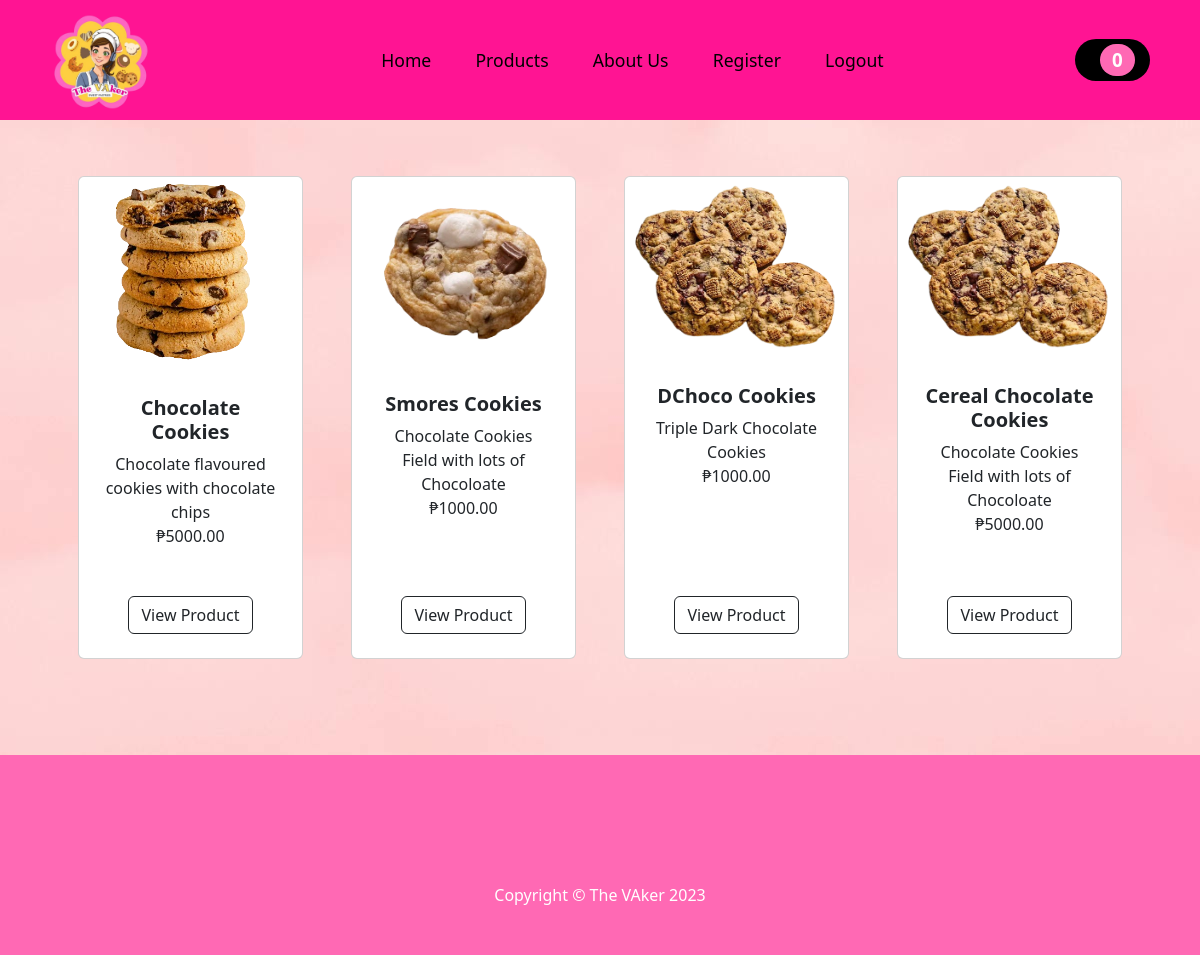
Screenshot of /itempage/ (signed in) with the database file from the repository.
### app/models.py (models this page shows, shortened)
class Product(models.Model):
    productName = models.CharField(max_length=50)
    productDesc = models.CharField(max_length=250, default='', blank=True, null=True)
    productPrice = models.DecimalField(default=0, max_digits=10, decimal_places=2)
    category = models.ForeignKey(Category, on_delete=models.CASCADE, default=1)
    image = models.ImageField(upload_to= 'uploads/product/')

### app/views.py (the view)
# urls.py: path('itempage/', ItemPageView.as_view(), name='item'),
class ItemPageView(ListView):
    model = Product
    context_object_name = 'products'
    template_name = 'app/itemspage.html'

### cart/cart.py (called while the page is built)
    def __len__(self):
      return len(self.cart)

### cart/context_processors.py (called while the page is built)
def cart(request):
	return {'cart': Cart(request)}

### app/templates/app/itemspage.html (shortened to what this page needs)
{% load static %}
    <html lang="en">
    <head>
        <link href="https://cdn.jsdelivr.net/npm/bootstrap-icons@1.5.0/font/bootstrap-icons.css" rel="stylesheet" />
        <link rel="stylesheet" href="https://unpkg.com/boxicons@latest/css/boxicons.min.css">
        <link href="{% static 'css/products.css' %}" rel="stylesheet">
    </head>
  <body id="bg" style="background-image: url('{% static 'images/Bg-Web.jpg' %}')">
        {% include 'app/navbar.html' %}
       <header>
    <a href="{% url 'home' %}"><img class="logo" src="{% static 'images/Logo.png' %}"></a>
    <nav class="nav-list">
        <a href="{% url 'home' %}">Home</a>
            <a href="{% url 'item' %}">Products</a>
            <a href="{% url 'about' %}">About Us</a>
            <a href="{% url 'Customer_Create' %}">Register</a>
             {% if user.is_authenticated %}
           <a href="{% url 'logout' %}">Logout</a>
        {% else %}
            <a href="{% url 'login' %}">Login</a>
            <a href="{% url 'register' %}">Register</a>
        {% endif %}
    </nav>
    <div class="nav-icon">
        <a href="{% url 'cart_summary' %}"><span class="badge bg-dark text-white  rounded-pill" id="cart_quantity">{{ cart|length }}</span></a>
    </div>
</header>
        <section class="py-5">
            <div class="container px-4 px-lg-5 mt-5">
                <div class="row gx-4 gx-lg-5 row-cols-2 row-cols-md-3 row-cols-xl-4 justify-content-center">
                    {% for product in products %}
                    <div class="col mb-5">
                        <div class="card h-100">
                            <img class="card-img-top" src="{{ product.image.url }}" alt="..." />
                            <div class="card-body p-4">
                                <div class="text-center">
                                    <h5 class="fw-bolder">{{ product.productName }}</h5>
                                    <p class="card-text">{{ product.productDesc }}</p>
                                    ₱{{product.productPrice}}
                                </div>
                            </div>
                            <br>
                            <div class="card-footer p-4 pt-0 border-top-0 bg-transparent">
                                <div class="text-center"><a class="btn btn-outline-dark mt-auto" href="{% url 'product' product.id %}">View Product</a></div>
                            </div>
                        </div>
                    </div>
                    {% endfor %}
                </div>
            </div>
        </section>
        <footer class="py-5 bg-dark">
            <div class="container"><p class="m-0 text-center text-white">Copyright &copy; The VAker 2023</p></div>
        </footer>
    </body>
</html>

### rows the page displays
Product: image (picture), productName "Chocolate Cookies", productDesc "Chocolate flavoured cookies with chocolate chips", productPrice "5000.00"
Product: image (picture), productName "Smores Cookies", productDesc "Chocolate Cookies Field with lots of Chocoloate", productPrice "1000.00"
Product: image (picture), productName "DChoco Cookies", productDesc "Triple Dark Chocolate Cookies", productPrice "1000.00"
Product: image (picture), productName "Cereal Chocolate Cookies", productDesc "Chocolate Cookies Field with lots of Chocoloate", productPrice "5000.00"

### other values shown
{{ cart|length }} "0"
